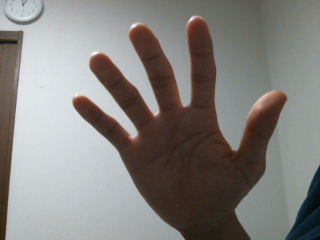
//> input picture Documents/Visual Studio 2013/Projects/FingerDetect/FingerDetect/file002.png, 320 x 240 px
$ ./main   (built with g++ and OpenCV 4)
//> lines starting //> are read from the running program, lines starting //| are printed output that depends on the picture; after the words box and inside, x2 and y2 are one past the last pixel; in counts of white or black regions, pixels touching at a corner belong together
//> further down, input_img is the input picture: 240 rows x 320 cols, CV_8UC3; mean B, G, R 125.8, 129.2, 132.4
### Documents/Visual Studio 2013/Projects/FingerDetect/FingerDetect/Labeling.h
// [27 lines of licence text are left out]

#ifndef	__LABELING_H__
#define	__LABELING_H__

#include	<iostream>

#include	<algorithm>
#include	<list>
#include	<queue>

#define	CLEAR_DST_BUFFER		1
#define	CLEAR_ALL_DST_BUFFER	0
#define	CALC_CENTER_OF_GRAVITY	1

template<class SrcT, class DstT>
class Labeling {
public:

	// raster segment /////////////////////////////////////////////////////////

	class RasterSegment {
	private:
		int	left_x;
		int	right_x;
		int	y;
		SrcT	source_value;
	public:
		RasterSegment( const int n_left_x, const int n_right_x,
					   const int n_y, const SrcT n_source_value )
			: left_x( n_left_x ), right_x( n_right_x ), y( n_y ),
			  source_value( n_source_value )
		{
		}

		~RasterSegment()
		{
		}

		// get

		// [23 lines left out: functions GetLeftX, GetRightX, GetY, GetSourceValue, not called in this run]

		// get (short version)

		inline	int
		LeftX( void )	const
		{
			return left_x;
		}

		inline	int
		RightX( void )	const
		{
			return right_x;
		}

		inline	int
		Y( void )	const
		{
			return y;
		}

		inline	SrcT
		SourceValue( void )	const
		{
			return source_value;
		}

		friend	std::ostream&
		operator<<( std::ostream& s, RasterSegment& rs )
		{
			s << rs.LeftX() << " "
			  << rs.RightX() << " "
			  << rs.Y() << " "
			  << rs.SourceValue() << std::endl;

			return s;
		}
	};

	typedef	std::list<RasterSegment *>		RSPList;
	typedef	typename std::list<RasterSegment *>::iterator	RSPIterator;

	typedef	std::queue<RasterSegment *>	RSPQueue;

	// information about region ///////////////////////////////////////////////

	class	RegionInfo {

	private:
		int		num_of_pixels;
		float	center_x, center_y;
		int		size_x, size_y;
		int		min_x, min_y;
		int		max_x, max_y;
		SrcT	source_value;
		DstT	result;
		RSPList	raster_segment_list;
#if CALC_CENTER_OF_GRAVITY
		float	gravity_x, gravity_y;
#endif
	public:
		// constructor and destructor

		RegionInfo()
		{
			raster_segment_list.clear();
		}

		~RegionInfo()
		{
			RSPIterator	rspi;
			for ( rspi = raster_segment_list.begin();
				  rspi != raster_segment_list.end(); rspi++ ) {
				RasterSegment	*rs = *rspi;
				delete rs;
			}
			raster_segment_list.erase( raster_segment_list.begin(),
									   raster_segment_list.end());
		}

		// a default copy constucter and an assignment operator
		// are suitable for this class.

		// declaration of functions

		// inline functions

		// set

		inline	void
		SetNumOfPixels( const int n_num_of_pixels )
		{
			num_of_pixels = n_num_of_pixels;
		}

		inline	void
		SetCenter( const float x, const float y )
		{
			center_x = x;
			center_y = y;
		}

		inline	void
		SetSize( const int x, const int y )
		{
			size_x = x;
			size_y = y;
		}

		inline	void
		SetMin( const int x, const int y )
		{
			min_x = x;
			min_y = y;
		}

		inline	void
		SetMax( const int x, const int y )
		{
			max_x = x;
			max_y = y;
		}

		inline	void
		SetMinMax( const int n_min_x, const int n_min_y,
				   const int n_max_x, const int n_max_y )
		{
			SetMin( n_min_x, n_min_y );
			SetMax( n_max_x, n_max_y );
			SetCenter(( n_min_x + n_max_x ) / 2.0f,
					  ( n_min_y + n_max_y ) / 2.0f );
			SetSize( n_max_x - n_min_x + 1, n_max_y - n_min_y + 1 );
		}

		inline	void
		SetCenterOfGravity( const float x, const float y )
		{
			gravity_x = x;
			gravity_y = y;
		}

		inline	void
		SetSourceValue( const SrcT n_source_value )
		{
			source_value = n_source_value;
		}

		inline	void
		SetResult( const DstT n_result )
		{
			result = n_result;
		}

		// get

		inline	int
		GetNumOfPixels( void )	const
		{
			return num_of_pixels;
		}

		// [6 lines left out: function GetCenter, not called in this run]

		inline	void
		GetSize( int& x, int& y )	const
		{
			x = size_x;
			y = size_y;
		}

		inline	void
		GetMin( int& x, int& y )	const
		{
			x = min_x;
			y = min_y;
		}

		inline	void
		GetMax( int& x, int& y )	const
		{
			x = max_x;
			y = max_y;
		}

		inline	void
		GetCenterOfGravity( float& x, float& y )	const
		{
			x = gravity_x;
			y = gravity_y;
		}

		// [5 lines left out: function GetSourceValue, not called in this run]

		inline	DstT
		GetResult( void )	const
		{
			return result;
		}

		// list

		inline	RSPList&
		GetRasterSegmentList( void )
		{
			return raster_segment_list;
		}

		inline	void
		Push( RasterSegment *rs )
		{
			raster_segment_list.push_front( rs );
		}

		// [13 lines left out: functions Pop, GetNumOfRasterSegments, not called in this run]

		// operators

		friend	bool
		operator<( const RegionInfo& l, const RegionInfo& r )
		{
			bool	b = ( l.GetNumOfPixels() < r.GetNumOfPixels());
			return b;
		}

		friend	std::ostream&
		operator<<( std::ostream& s, RegionInfo& ri )
		{
			int	x, y;
			float	cx, cy;

			s << "num_of_pixels: " << ri.GetNumOfPixels() << std::endl;

			ri.GetCenter( cx, cy );
			s << "center: "        << cx << "," << cy << std::endl;

			ri.GetSize( x, y );
			s << "size:   "        << x << "," << y << std::endl;

			ri.GetMin( x, y );
			s << "min:    "        << x << "," << y << std::endl;

			ri.GetMax( x, y );
			s << "max:    "        << x << "," << y << std::endl;

#if CALC_CENTER_OF_GRAVITY
			ri.GetCenterOfGravity( cx, cy );
			s << "center_of_graivty: " << cx << "," << cy << std::endl;
#endif

			s << "source_value: "
			  << static_cast<int>( ri.GetSourceValue()) << std::endl
			  << "result: "
			  << static_cast<int>( ri.GetResult())      << std::endl;

			return s;
		}
	};

	typedef	std::list<RegionInfo *>		RIPList;
	typedef	typename std::list<RegionInfo *>::iterator	RIPIterator;

	typedef	std::vector<RegionInfo *>	RIPVector;

private:
	static	const	int	DEFAULT_REGION_SIZE_MIN = 10;

	SrcT	*src_frame;
	DstT	*dst_frame;
	int	width;
	int	height;
	int	total_num;

	RSPList	*raster_segment_list;
	int	num_of_raster_segments;

	RSPQueue	seed_queue;

	RIPList		region_info_list;
	int	num_of_regions;

	RIPVector	result_region_info;
	int	num_of_result_regions;

	// private functions

	void
	RegisterSegment( const int lx, const int rx,
					 const int y, const SrcT src_value )
	{
		RasterSegment	*rs = new RasterSegment( lx, rx, y, src_value );

		raster_segment_list[ y ].push_back( rs );
		num_of_raster_segments++;
	}

	void
	SearchNeighboringSegment( RasterSegment *rs_seed, const int dy )
	{
		RSPList	*rspl_p = &raster_segment_list[ rs_seed->Y() + dy ];
		RSPIterator	rspi;

		int	rs_seed_lx = rs_seed->LeftX();
		int	rs_seed_rx = rs_seed->RightX();
		int	rs_seed_source_value = rs_seed->SourceValue();

		rspi = rspl_p->begin();

#if 1
		if ( rspi == rspl_p->end()) {
			return;
		}

		while (( *rspi )->RightX() < rs_seed_lx ) {
			rspi++;
			if ( rspi == rspl_p->end()) {
				return;
			}
		}
		RasterSegment	*rs;
		while (( rs = *rspi )->LeftX() <= rs_seed_rx ) {
			if ( rs_seed_source_value == rs->SourceValue()) {
				rspi = rspl_p->erase( rspi );
				seed_queue.push( rs );
			} else {
				rspi++;
			}
			if ( rspi == rspl_p->end()) {
				return;
			}
		}

		return;
#endif
#if 0
		while ( rspi != rspl_p->end()) {
			RasterSegment	*rs = *rspi;
			if ( rs_seed_source_value == rs->SourceValue()
				 && rs_seed_lx <= rs->RightX()
				 && rs_seed_rx >= rs->LeftX()) {
				rspi = rspl_p->erase( rspi );
				seed_queue.push( rs );
			} else {
				rspi++;
			}
		}
#endif
	}

	RegionInfo *
	ConnectRasterSegment( RasterSegment *rs_seed,
						  const DstT region_num )
	{
		RegionInfo	*ri = new RegionInfo;

		int	num_of_pixels = 0;
		int	min_x, min_y;
		int	max_x, max_y;
		SrcT	source_value;

		min_x = rs_seed->LeftX();
		max_x = rs_seed->RightX();
		min_y = max_y = rs_seed->Y();
		source_value = rs_seed->SourceValue();

#if CALC_CENTER_OF_GRAVITY
		int	sum_x = 0;
		int	sum_y = 0;
#endif

		seed_queue.push( rs_seed );

		while ( seed_queue.size() > 0 ) {
			RasterSegment	*rs = seed_queue.front();
			seed_queue.pop();
			ri->Push( rs );

			int	n = rs->RightX() - rs->LeftX() + 1;
			num_of_pixels += n;
			if ( rs->LeftX() < min_x ) {
				min_x = rs->LeftX();
			}
			if ( rs->RightX() > max_x ) {
				max_x = rs->RightX();
			}
			if ( rs->Y() < min_y ) {
				min_y = rs->Y();
			} else if ( rs->Y() > max_y ) {
				max_y = rs->Y();
			}
#if CALC_CENTER_OF_GRAVITY
			sum_x += ( rs->LeftX() + rs->RightX()) * n;
			sum_y += rs->Y() * n;
#endif

			if ( rs->Y() > 0 ) {
				SearchNeighboringSegment( rs, -1 );
			}
			if ( rs->Y() < height - 1 ) {
				SearchNeighboringSegment( rs, 1 );
			}
		}

		ri->SetNumOfPixels( num_of_pixels );
		ri->SetMinMax( min_x, min_y, max_x, max_y );
		ri->SetSourceValue( source_value );
		ri->SetResult( region_num );
#if CALC_CENTER_OF_GRAVITY
		float	gx = static_cast<float>( sum_x ) / ( 2 * num_of_pixels );
		float	gy = static_cast<float>( sum_y ) / num_of_pixels;
		ri->SetCenterOfGravity( gx, gy );
#endif
		return ri;
	}

	static	bool
	RevCompRegionInfoPointer( const RegionInfo * const &l,
							  const RegionInfo * const &r )
	{
		bool	b = ( l->GetNumOfPixels() > r->GetNumOfPixels());
		if ( l->GetNumOfPixels() == r->GetNumOfPixels()) {
			int	lx, ly, rx, ry;
			l->GetMin( lx, ly );
			r->GetMin( rx, ry );
			b = ( ly > ry );
		}
		return b;
	}

	void
	FillFrame( RegionInfo *ri, const DstT fill_value )
	{
#if 0
		while ( ri->GetNumOfRasterSegments() > 0 ) {
			RasterSegment	*rs;
			ri->Pop( rs );
			DstT	*sp = dst_frame + rs->LeftX() + rs->Y() * width;
			for ( int i = 0; i < rs->RightX() - rs->LeftX() + 1; i++ ) {
				*sp++ = fill_value;
			}
		}
#endif
		RSPList	rspl = ri->GetRasterSegmentList();
		for ( RSPIterator rspi = rspl.begin(); rspi != rspl.end(); rspi++ ) {
			RasterSegment	*rs = *rspi;
			int	lx = rs->LeftX();
			int	rx = rs->RightX();
			int	y = rs->Y();
			DstT	*sp = dst_frame + lx + y * width;
			for ( int i = 0; i < ( rx - lx + 1 ); i++ ) {
				*sp++ = fill_value;
			}
		}
	}

public:

	inline	int
	GetNumOfRegions( void )	const
	{
		return num_of_regions;
	}

	// [5 lines left out: function GetNumOfResultRegions, not called in this run]

	inline	RegionInfo *
	GetResultRegionInfo( const int num )	const
	{
		return result_region_info[ num ];
	}

	Labeling()
	{
		raster_segment_list = 0;
		region_info_list.clear();
		result_region_info.clear();
	}

	virtual ~Labeling()
	{
		for ( RIPIterator ripi = region_info_list.begin();
			  ripi != region_info_list.end(); ripi++ ) {
			RegionInfo	*ri = *ripi;
			delete ri;
		}
		region_info_list.erase( region_info_list.begin(),
								region_info_list.end());
		result_region_info.clear();
	}

#define	CHECK_FOR_PHASE1	0
#define	CHECK_FOR_PHASE2	0

	int
	Exec( SrcT *target, DstT *result,
		  int target_width, int target_height,
		  const bool is_sort_region,
		  const int region_size_min )
	{
		src_frame = target;
		dst_frame = result;

		width     = target_width;
		height    = target_height;
		total_num = width * height;

		// phase pre1

		for ( RIPIterator ripi = region_info_list.begin();
			  ripi != region_info_list.end(); ripi++ ) {
			RegionInfo	*ri = *ripi;
			delete ri;
		}
		region_info_list.erase( region_info_list.begin(),
								region_info_list.end());
		result_region_info.clear();

		raster_segment_list = new RSPList[ height ];
		num_of_raster_segments = 0;

		// phase 1

		SrcT	*p = src_frame;

#if ( CLEAR_DST_BUFFER || CLEAR_ALL_DST_BUFFER )
		DstT	*q = dst_frame;
#endif
		if ( src_frame != reinterpret_cast<SrcT *>( dst_frame )) {
#if CLEAR_ALL_DST_BUFFER
			for ( int i = 0; i < width * height; i++ ) {
				*q++ = 0;
			}
#endif
			for ( int y = 0; y < height; y++ ) {
				int	lx = 0;
				int	current_src_value = 0;
				for ( int x = 0; x < width; x++ ) {
					if ( *p != current_src_value ) {
						if ( current_src_value != 0 ) {	// raster segment
							RegisterSegment( lx, x - 1, y, current_src_value );
						}
						current_src_value = *p;
						lx = x;
					}
#if ( CLEAR_DST_BUFFER && !CLEAR_ALL_DST_BUFFER )
					if ( *p == 0 ) {	// if src = 0
						*q = 0;			// clear destination buffer
					}
					q++;
#endif
					p++;
				}
				if ( current_src_value != 0 ) {
					RegisterSegment( lx, width - 1, y, current_src_value );
				}
			}
		} else {	// no need to clear dst_frame if src_frame = dst_frame
			for ( int y = 0; y < height; y++ ) {
				int	lx = 0;
				int	current_src_value = 0;
				for ( int x = 0; x < width; x++ ) {
					if ( *p != current_src_value ) {
						if ( current_src_value != 0 ) {	// raster segment
							RegisterSegment( lx, x - 1, y, current_src_value );
						}
						current_src_value = *p;
						lx = x;
					}
					p++;
				}
				if ( current_src_value != 0 ) {
					RegisterSegment( lx, width - 1, y, current_src_value );
				}
			}
		}

#if	CHECK_FOR_PHASE1
		for ( int y = 0; y < height; y++ ) {
			cout << y << ":" << raster_segment_list[ y ].size() << endl;
			RSPList	*rspl_p = &raster_segment_list[ y ];
			RSPIterator	i;
			for ( i = rspl_p->begin(); i != rspl_p->end(); i++ ) {
				RasterSegment	*rs = *i;
				cout << *rs;
			}
		}
		cout << "num_of_raster_segments: " << num_of_raster_segments << endl;
#endif

		// phase pre2

		region_info_list.clear();
		num_of_regions = 0;

		// phase 2: connect

		for ( int y = 0; y < height; y++ ) {
			RSPList	*rspl_p = &raster_segment_list[ y ];
			while ( rspl_p->size() > 0 ) {
				RSPIterator	rspi = rspl_p->begin();
				RasterSegment	*rs = *rspi;	// get 1 raster segment
				rspl_p->erase( rspi );			// remove from list

				RegionInfo	*rip = ConnectRasterSegment( rs,
														 num_of_regions + 1 );
				region_info_list.push_back( rip );
				num_of_regions++;
			}
		}

#if	CHECK_FOR_PHASE2
		for ( int y = 0; y < height; y++ ) {
			if ( !raster_segment_list[ y ].empty()) {
				cout << "mmmm" << y << endl;
			}
		}

		int	n_p = 0;
		for ( RIPIterator ripi = region_info_list.begin();
			  ripi != region_info_list.end(); ripi++ ) {
			RegionInfo	*ri = *ripi;
			n_p += ri->GetNumOfPixels();
			while ( ri->GetNumOfRasterSegments() > 0 ) {
				RasterSegment	*rs;
				ri->Pop( rs );
				cout << *rs;
			}
		}
		cout << "num_of_pixels: " << n_p << endl;
		cout << "num_of_regions: " << num_of_regions << endl;
#endif

		// phase 3
		// reorder by size

		result_region_info.resize( num_of_regions );
		int	n = 0;
		for ( RIPIterator ripi = region_info_list.begin();
			  ripi != region_info_list.end(); ripi++ ) {
			result_region_info[ n ] = *ripi;
			n++;
		}

		if ( is_sort_region ) {
			// sort result_region_info by size

			sort( result_region_info.begin(), result_region_info.end(),
				  RevCompRegionInfoPointer );
		}

		// renumber IDs of RegionInfo

		if ( is_sort_region && region_size_min > 0 ) {
			int	n = 0;
			while ( n < num_of_regions
					&& result_region_info[ n ]->GetNumOfPixels()
					>= region_size_min ) {
				result_region_info[ n ]->SetResult( n + 1 );
				n++;
			}
			num_of_result_regions = n;
			for ( int i = n; i < num_of_regions; i++ ) {
				result_region_info[ i ]->SetResult( 0 );
			}
		} else {
			for ( int i = 0; i < num_of_regions; i++ ) {
				result_region_info[ i ]->SetResult( i + 1 );
			}
			num_of_result_regions = num_of_regions;
		}

		// phase 4
		// put label number for pixels

		for ( int i = 0; i < num_of_regions; i++ ) {
			RegionInfo	*ri = result_region_info[ i ];
			FillFrame( ri, ri->GetResult());
		}

		// clear

		delete [] raster_segment_list;

		return 0;
	}
};

typedef Labeling<unsigned char,short> LabelingBS;
typedef Labeling<short,short> LabelingSS;
typedef Labeling<unsigned char,short>::RegionInfo RegionInfoBS;
typedef Labeling<short,short>::RegionInfo RegionInfoSS;

#endif	// __LABELING_H__

### Documents/Visual Studio 2013/Projects/FingerDetect/FingerDetect/main.cpp
#include <opencv2/opencv.hpp>
#include "Labeling.h"
#include <math.h>
#include <vector>
#include <crtdbg.h>
#include <algorithm>

using namespace std;

// ラジアン度変換
#define rad_to_deg(rad) rad * 180.0f / PI
#define deg_to_rad(deg) deg * PI / 180.0f

// ウィンドウサイズ
#define WINDOW_SIZE_X 320
#define WINDOW_SIZE_Y 240

// ラベリング最小サイズ
#define MIN_SIZE 500

// 特徴点の間隔
#define POINT_SPACING 14

// 指先の最大角度
#define MIN_DEG 110

// 指の付け根の最小角度
#define MAX_DEG 260


// HSVの各要素の指定したloewr～upperの色を抽出
void HsvColorExtraction(IplImage* src_img, IplImage* dst_img, int *_lower, int *_upper)
{
	IplImage *hsv_img;
	IplImage *ch1_img, *ch2_img, *ch3_img;
	IplImage *mask_img;

	int lower[3];
	int upper[3];
	int val[3];

	CvMat *lut;

	hsv_img = cvCreateImage(cvGetSize(src_img), src_img->depth, src_img->nChannels);
	cvCvtColor(src_img, hsv_img, CV_BGR2HSV);
//> hsv_img: 240 rows x 320 cols, CV_8UC3; mean H, S, V 60.2, 43.9, 136.6

	//3ChのLUT作成
	lut = cvCreateMat(256, 1, CV_8UC3);

	lower[0] = _lower[0];
//> lower = [0, 0, 0]
	lower[1] = _lower[1];
//> lower = [0, 50, 0]
	lower[2] = _lower[2];

	upper[0] = _upper[0];
//> upper = [20, 0, 0]
	upper[1] = _upper[1];
//> upper = [20, 255, 0]
	upper[2] = _upper[2];
//> upper = [20, 255, 255]

	for (int i = 0; i < 256; i++)
	{
		for (int k = 0; k < 3; k++)
		{
			if (lower[k] <= upper[k])
			{
				if ((lower[k] <= i) && (i <= upper[k]))
					val[k] = 255;
				else
					val[k] = 0;
			}
			else
			{
				if ((i <= upper[k]) || (lower[k] <= i))
					val[k] = 255;
				else
					val[k] = 0;
			}
		}
		//LUTの設定
		cvSet1D(lut, i, cvScalar(val[0], val[1], val[2]));
	}
//> after the loop, val = [0, 255, 255]; lut = 256 rows, first 8: [255, 0, 255], [255, 0, 255], [255, 0, 255], [255, 0, 255], [255, 0, 255], [255, 0, 255], [255, 0, 255], [255, 0, 255]

	//3ChごとのLUT変換（各チャンネルごとに２値化処理）
	cvLUT(hsv_img, hsv_img, lut);
//> hsv_img: 240 rows x 320 cols, CV_8UC3; mean H, S, V 83.9, 82.7, 255
	cvReleaseMat(&lut);

	//各チャンネルごとのIplImage
	ch1_img = cvCreateImage(cvGetSize(hsv_img), hsv_img->depth, 1);
	ch2_img = cvCreateImage(cvGetSize(hsv_img), hsv_img->depth, 1);
	ch3_img = cvCreateImage(cvGetSize(hsv_img), hsv_img->depth, 1);

	//チャンネルごとに二値化された画像をそれぞれのチャンネルに分解
	cvSplit(hsv_img, ch1_img, ch2_img, ch3_img, NULL);
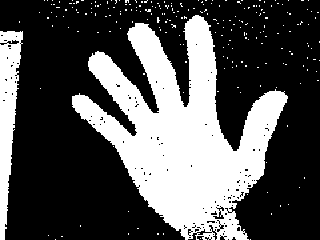
//> ch1_img: 240 rows x 320 cols, CV_8UC1; 32.9% white; 228 white regions (226 under 20 px), largest, box (x1, y1, x2, y2) and area: (72, 15, 288, 240) 22043, (0, 31, 23, 240) 2716
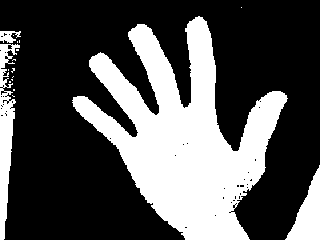
//> ch2_img: 240 rows x 320 cols, CV_8UC1; 32.4% white; 17 white regions (13 under 20 px), largest, box (x1, y1, x2, y2) and area: (72, 16, 288, 240) 21616, (0, 44, 20, 240) 1811, (285, 165, 320, 240) 1288, (0, 31, 21, 43) 160
//> ch3_img: 240 rows x 320 cols, CV_8UC1; every value is 255

	//3Ch全てのANDを取り、マスク画像を作成
	mask_img = cvCreateImage(cvGetSize(hsv_img), hsv_img->depth, 1);
	cvAnd(ch1_img, ch2_img, mask_img);
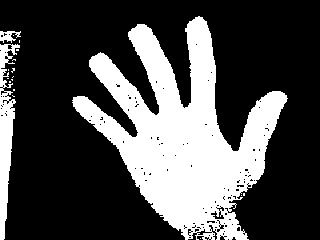
//> mask_img: 240 rows x 320 cols, CV_8UC1; 29.9% white; 18 white regions (15 under 20 px), largest, box (x1, y1, x2, y2) and area: (72, 16, 288, 240) 20992, (0, 44, 20, 240) 1801, (0, 31, 21, 43) 141
	cvAnd(mask_img, ch3_img, mask_img);

	//入力画像のマスク領域を出力画像へコピー
	cvZero(dst_img);
	cvCopy(src_img, dst_img, mask_img);
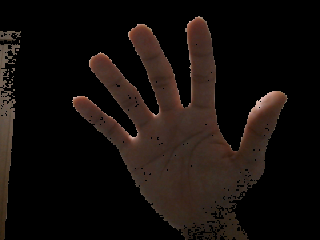
//> dst_img: 240 rows x 320 cols, CV_8UC3; mean B, G, R 12.3, 15.1, 21.2

	//解放
	cvReleaseImage(&hsv_img);
	cvReleaseImage(&ch1_img);
	cvReleaseImage(&ch2_img);
	cvReleaseImage(&ch3_img);
	cvReleaseImage(&mask_img);

}

// 2つのベクトルからそのなす角を出す
float calcAngle(CvPoint first, CvPoint center, CvPoint last)
{
	CvPoint p1 = first, p2 = center, p3 = last, v1, v2;

	v1.x = p1.x - p2.x;
	v1.y = p1.y - p2.y;
	v2.x = p3.x - p2.x;
	v2.y = p3.y - p2.y;

	float s = (float)(v1.x * v2.y - v1.y * v2.x);
	float t = (float)(v1.x * v2.x + v1.y * v2.y);

	float rad = atan2(s, t);

	if (rad < 0.0f)rad += 2.0f * (float)CV_PI;

	float deg = rad * 180.0f / (float)CV_PI;

	//if (s < 0.0) deg = 360.0f - deg;

	return deg;
}

int main(void)
{
	// 画像
	IplImage *input_img;
	IplImage *temp_img;
	IplImage *nichi_img;

	// HSV抽出範囲（H,S,V）
	int lower[3] = {0, 50, 0};
	int upper[3] = {20, 255, 255};

	// ラベリング
	LabelingBS label;
	LabelingBS::RegionInfo *regInfo;
	LabelingBS::RSPIterator rspIterator;


	// 情報
	float gx, gy;	// 重心
	int max_size = 0;

	input_img = cvLoadImage("file002.png", CV_LOAD_IMAGE_COLOR);
	temp_img = cvCreateImage(cvSize(WINDOW_SIZE_X, WINDOW_SIZE_Y), IPL_DEPTH_8U, 3);
	nichi_img = cvCreateImage(cvSize(WINDOW_SIZE_X, WINDOW_SIZE_Y), IPL_DEPTH_8U, 1);

	cvNamedWindow("入力画像", CV_WINDOW_AUTOSIZE);
	cvNamedWindow("出力画像", CV_WINDOW_AUTOSIZE);


	HsvColorExtraction(input_img, temp_img, lower, upper);

	cvThreshold(temp_img, temp_img, 1, 255, CV_THRESH_BINARY);

	// 膨張・収縮で穴埋め
	cvDilate(temp_img, temp_img);
	//cvErode(temp_img, temp_img);

	cvSmooth(temp_img, temp_img, CV_MEDIAN);
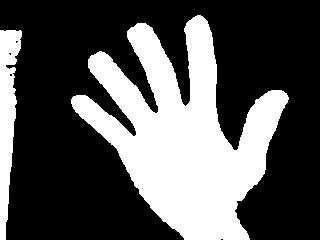
//> temp_img: 240 rows x 320 cols, CV_8UC3; 33.7% white; 2 white regions, box (x1, y1, x2, y2) and area: (71, 15, 289, 240) 23151, (0, 30, 22, 240) 2697


	// 8bit二値画像作成(ラベリングのため)
	for (int y = 0; y < WINDOW_SIZE_Y; y++)
	{
		for (int x = 0; x < WINDOW_SIZE_X; x++)
		{
			uchar p[3];
			p[0] = temp_img->imageData[temp_img->widthStep * y + x * 3 + 0];    // B
			p[1] = temp_img->imageData[temp_img->widthStep * y + x * 3 + 1];    // G
			p[2] = temp_img->imageData[temp_img->widthStep * y + x * 3 + 2];    // R

			if (p[0] == 255)
				nichi_img->imageData[nichi_img->widthStep * y + x] = 255;
			else
				nichi_img->imageData[nichi_img->widthStep * y + x] = 0;
		}
	}
//> (the rest of the program and of its run is left out)
